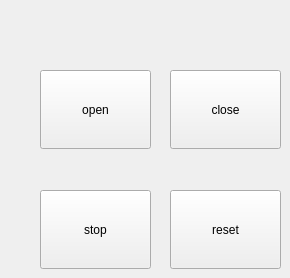
           <widget class="QWidget" name="ClipperPage">
            <widget class="QPushButton" name="OpenClipper">
             <property name="geometry">
              <rect>
               <x>40</x>
               <y>70</y>
               <width>111</width>
               <height>79</height>
              </rect>
             </property>
             <property name="sizePolicy">
              <sizepolicy hsizetype="Minimum" vsizetype="Preferred">
               <horstretch>0</horstretch>
               <verstretch>0</verstretch>
              </sizepolicy>
             </property>
             <property name="styleSheet">
              <string notr="true"/>
             </property>
             <property name="text">
              <string>open</string>
             </property>
             <property name="checkable">
              <bool>false</bool>
             </property>
            </widget>
            <widget class="QPushButton" name="CloseClipper">
             <property name="geometry">
              <rect>
               <x>170</x>
               <y>70</y>
               <width>111</width>
               <height>79</height>
              </rect>
             </property>
             <property name="sizePolicy">
              <sizepolicy hsizetype="Minimum" vsizetype="Preferred">
               <horstretch>0</horstretch>
               <verstretch>0</verstretch>
              </sizepolicy>
             </property>
             <property name="styleSheet">
              <string notr="true"/>
             </property>
             <property name="text">
              <string>close</string>
             </property>
             <property name="checkable">
              <bool>false</bool>
             </property>
            </widget>
            <widget class="QPushButton" name="StopClipper">
             <property name="geometry">
              <rect>
               <x>40</x>
               <y>190</y>
               <width>111</width>
               <height>79</height>
              </rect>
             </property>
             <property name="sizePolicy">
              <sizepolicy hsizetype="Minimum" vsizetype="Preferred">
               <horstretch>0</horstretch>
               <verstretch>0</verstretch>
              </sizepolicy>
             </property>
             <property name="styleSheet">
              <string notr="true"/>
             </property>
             <property name="text">
              <string>stop</string>
             </property>
             <property name="checkable">
              <bool>false</bool>
             </property>
            </widget>
            <widget class="QPushButton" name="ResetClipper">
             <property name="geometry">
              <rect>
               <x>170</x>
               <y>190</y>
               <width>111</width>
               <height>79</height>
              </rect>
             </property>
             <property name="sizePolicy">
              <sizepolicy hsizetype="Minimum" vsizetype="Preferred">
               <horstretch>0</horstretch>
               <verstretch>0</verstretch>
              </sizepolicy>
             </property>
             <property name="styleSheet">
              <string notr="true"/>
             </property>
             <property name="text">
              <string>reset</string>
             </property>
             <property name="checkable">
              <bool>false</bool>
             </property>
            </widget>
           </widget>
